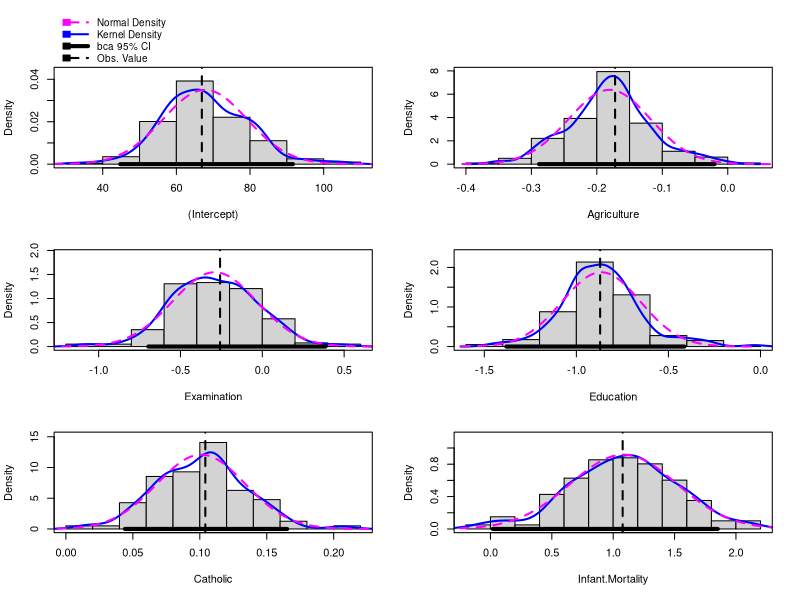

Here is the R script that generated this plot:
library(car)


### Name: Boot
### Title: Bootstrapping for regression models
### Aliases: Boot Boot.default Boot.lm Boot.glm Boot.nls
### Keywords: regression

### ** Examples

m1 <- lm(Fertility ~ ., swiss)
betahat.boot <- Boot(m1, R=199) # 199 bootstrap samples--too small to be useful
summary(betahat.boot)  # default summary
confint(betahat.boot)
hist(betahat.boot)
# Bootstrap for the estimated residual standard deviation:
sigmahat.boot <- Boot(m1, R=199, f=sigmaHat, labels="sigmaHat")
summary(sigmahat.boot)
confint(sigmahat.boot)
